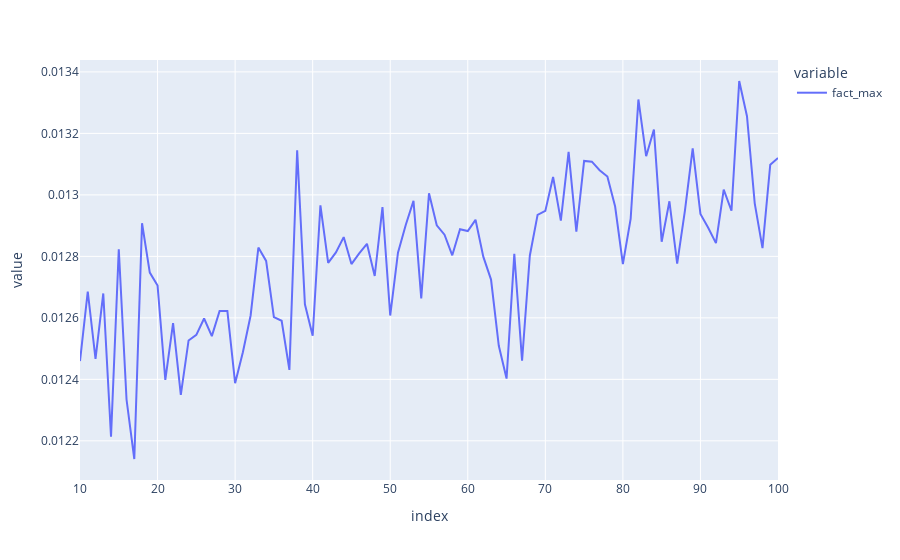

Write notebook code for a chart like this one.
### Code cell
fig = pl.line({"fact_max" : scenario["FC_max"][10:]})
fig.show()
